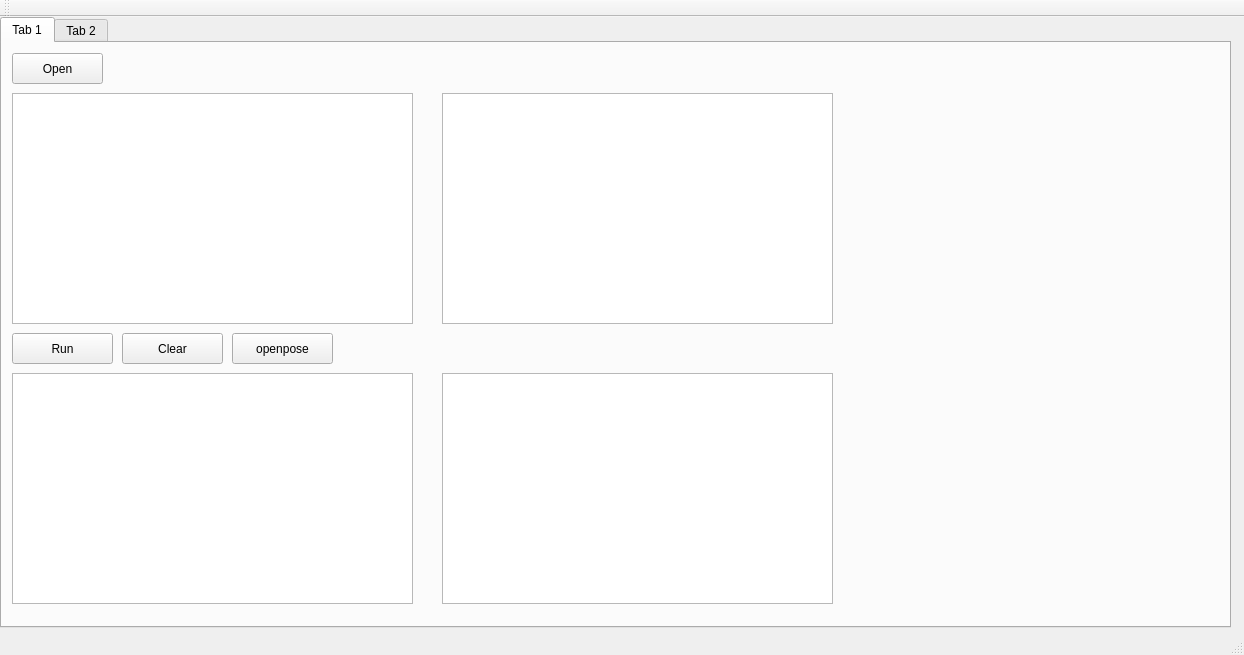
<?xml version="1.0" encoding="UTF-8"?>
<ui version="4.0">
 <class>MainWindow</class>
 <widget class="QMainWindow" name="MainWindow">
  <property name="geometry">
   <rect>
    <x>0</x>
    <y>0</y>
    <width>1244</width>
    <height>655</height>
   </rect>
  </property>
  <property name="windowTitle">
   <string>MainWindow</string>
  </property>
  <widget class="QWidget" name="centralWidget">
   <widget class="QTabWidget" name="tabWidget">
    <property name="geometry">
     <rect>
      <x>0</x>
      <y>0</y>
      <width>1231</width>
      <height>611</height>
     </rect>
    </property>
    <widget class="QWidget" name="tab">
     <attribute name="title">
      <string>Tab 1</string>
     </attribute>
     <widget class="QPushButton" name="pushButton">
      <property name="geometry">
       <rect>
        <x>10</x>
        <y>10</y>
        <width>91</width>
        <height>31</height>
       </rect>
      </property>
      <property name="text">
       <string>Open</string>
      </property>
     </widget>
     <widget class="QGraphicsView" name="graphicsView">
      <property name="geometry">
       <rect>
        <x>10</x>
        <y>50</y>
        <width>401</width>
        <height>231</height>
       </rect>
      </property>
     </widget>
     <widget class="QGraphicsView" name="graphicsView_2">
      <property name="geometry">
       <rect>
        <x>10</x>
        <y>330</y>
        <width>401</width>
        <height>231</height>
       </rect>
      </property>
     </widget>
     <widget class="Widget" name="widget1" native="true">
      <property name="geometry">
       <rect>
        <x>10</x>
        <y>330</y>
        <width>401</width>
        <height>231</height>
       </rect>
      </property>
     </widget>
     <widget class="QGraphicsView" name="graphicsView_3">
      <property name="geometry">
       <rect>
        <x>440</x>
        <y>50</y>
        <width>391</width>
        <height>231</height>
       </rect>
      </property>
     </widget>
     <widget class="QGraphicsView" name="graphicsView_4">
      <property name="geometry">
       <rect>
        <x>440</x>
        <y>330</y>
        <width>391</width>
        <height>231</height>
       </rect>
      </property>
     </widget>
     <widget class="QPushButton" name="pushButton_2">
      <property name="geometry">
       <rect>
        <x>10</x>
        <y>290</y>
        <width>101</width>
        <height>31</height>
       </rect>
      </property>
      <property name="text">
       <string>Run</string>
      </property>
     </widget>
     <widget class="QPushButton" name="pushButton_3">
      <property name="geometry">
       <rect>
        <x>120</x>
        <y>290</y>
        <width>101</width>
        <height>31</height>
       </rect>
      </property>
      <property name="text">
       <string>Clear</string>
      </property>
     </widget>
     <widget class="QPushButton" name="pushButton_4">
      <property name="geometry">
       <rect>
        <x>230</x>
        <y>290</y>
        <width>101</width>
        <height>31</height>
       </rect>
      </property>
      <property name="text">
       <string>openpose</string>
      </property>
     </widget>     
    </widget>
    <widget class="QWidget" name="tab_2">
     <attribute name="title">
      <string>Tab 2</string>
     </attribute>
    </widget>
   </widget>
  </widget>
  <widget class="QMenuBar" name="menuBar">
   <property name="geometry">
    <rect>
     <x>0</x>
     <y>0</y>
     <width>1244</width>
     <height>21</height>
    </rect>
   </property>
  </widget>
  <widget class="QToolBar" name="mainToolBar">
   <attribute name="toolBarArea">
    <enum>TopToolBarArea</enum>
   </attribute>
   <attribute name="toolBarBreak">
    <bool>false</bool>
   </attribute>
  </widget>
  <widget class="QStatusBar" name="statusBar"/>
 </widget>
 <layoutdefault spacing="6" margin="11"/>
 <customwidgets>
  <customwidget>
   <class>Widget</class>
   <extends>QWidget</extends>
   <header>widget.h</header>
  </customwidget>
 </customwidgets>
 <resources/>
 <connections/>
</ui>
